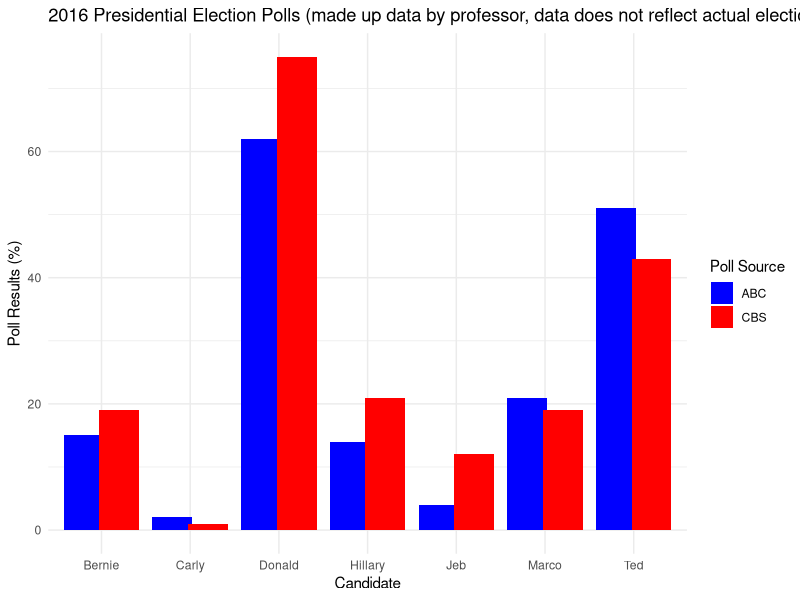

This chart was generated by the following R code:
# Load necessary library
library(ggplot2)

# Define candidate names
Name <- c("Jeb", "Donald", "Ted", "Marco", "Carly", "Hillary", "Bernie")

# Define poll results
ABC_poll <- c(4, 62, 51, 21, 2, 14, 15)
CBS_poll <- c(12, 75, 43, 19, 1, 21, 19)

# Create a data frame in long format for proper ggplot visualization
poll_data <- data.frame(
  Name = rep(Name, 2),
  Poll = c(ABC_poll, CBS_poll),
  Source = rep(c("ABC", "CBS"), each = length(Name))
)

# Create the bar chart with dodged position
print(ggplot(poll_data, aes(x = Name, y = Poll, fill = Source)) +
  geom_bar(stat = "identity", position = position_dodge(width = 0.8)) +
  labs(
    title = "2016 Presidential Election Polls (made up data by professor, data does not reflect actual elections results)",
    x = "Candidate", 
    y = "Poll Results (%)"
  ) +
  scale_fill_manual(values = c("ABC" = "blue", "CBS" = "red"), name = "Poll Source") +
  theme_minimal()
)